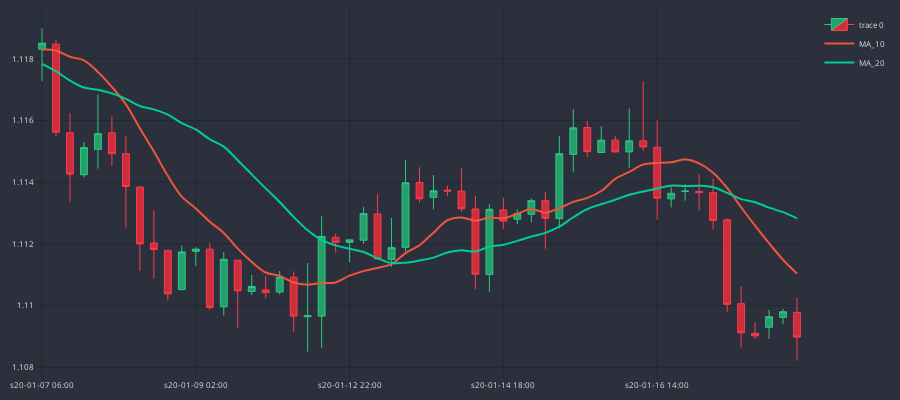

The notebook cell this image was saved under:
### Code cell
# let's check if the crosses appear where they're supposed to appear
cp = CandlePlot(df_an.iloc[15:70])
cp.show_plot(line_traces=[MA_S, MA_L])
